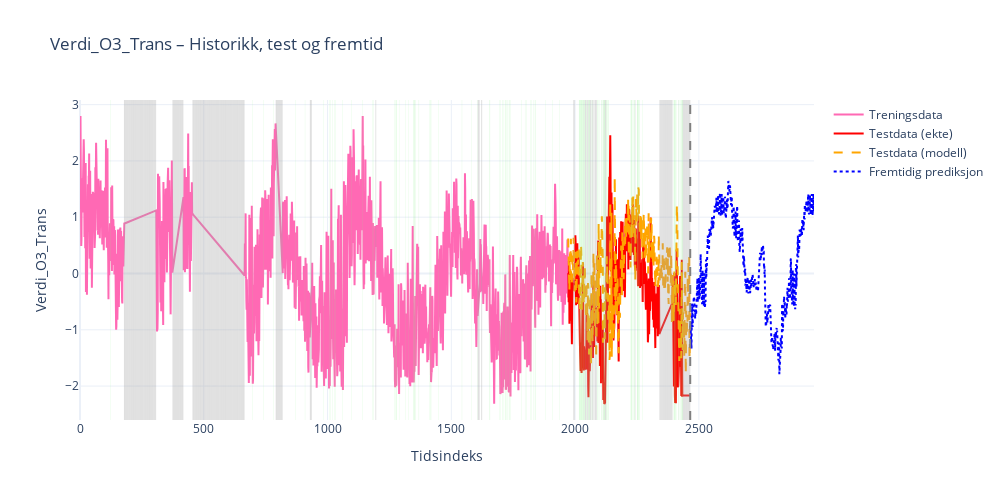
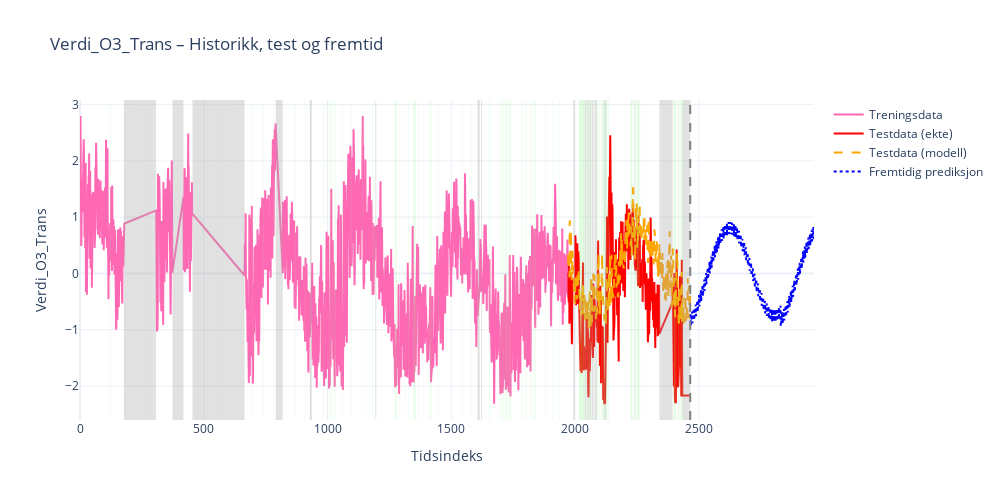

Notebook source saved alongside these figures, in order:
### Code cell
prediksjon_med_fremtidige_verdier(df=data, target_col="Verdi_O3_Trans", features=features, model_objekt=LGBMRegressor(), 
                                  antall_dager=500, dekningsgrad=data["Dekningsgrad_O3"])         
prediksjon_med_fremtidige_verdier(df=data, target_col="Verdi_O3_Trans", features=features, model_objekt=LinearRegression(), 
                                  antall_dager=500, dekningsgrad=data["Dekningsgrad_O3"])
